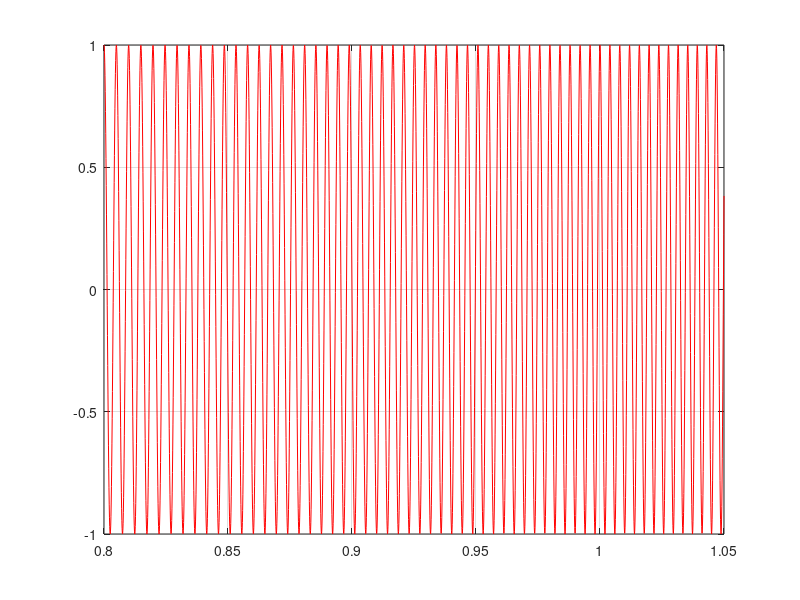

Reproduce this figure in MATLAB.
%% Mohadeseh Ghafoori 9632133 , Mahyar Onsori 9632093
%% Clearing
clc
close all
clear all
%% defining parameters
T=16;%running time
phi=0;%initial phase
f1=0;%starting frequency
f2=4000; % final frequency
c = (f2-f1)/T;%chirpyness or slope 
n=0.005;%Window Parameter
%% Creating Oscilloscope
for i=0:160
    t=(i*n):0.0001:(i*n)+0.25;% Time Variant Window
    y=cos(phi+2*pi*((c/2).*t.^(2)+(f1.*t)));%Chirp signal
    plot(t,y,'r');
    ylim([-1 1]);
    grid on;
    drawnow
    pause(0.25);%controls the pace of the plot
end



 
